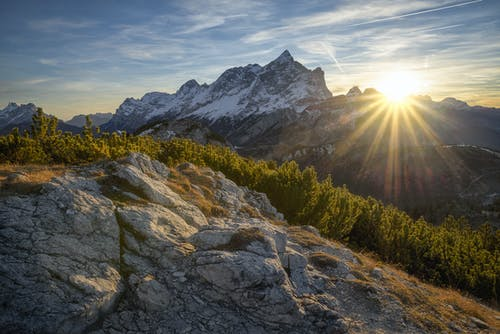
#> input picture notebook/d1.jpg, 500 x 334 px, given in place of 18.jpg, which was not available
$ jupyter execute Untitled1.ipynb   (shell and % lines are left out)
#> lines starting #> are read from the running program, lines starting #| are printed output that depends on the picture; after the words box and inside, x2 and y2 are one past the last pixel; in counts of white or black regions, pixels touching at a corner belong together; long printed decimals are rounded; pictures that were not available may be replaced by others from this repository, and a replacement may not be noted
[cell 1]

import numpy as np
from skimage import io
from skimage.color import rgb2lab, lab2rgb, rgb2hsv
from matplotlib import pyplot as plt

[cell 2]
img = io.imread("18.jpg")
#> img is the input picture: shape (334, 500, 3); mean R, G, B 98, 98.3, 92.2

[cell 3]
def transfer_color_with_metric(lab_t, mean_s, std_s):

    h, w = lab_t.shape[0], lab_t.shape[1]

    lab_t = lab_t.reshape(-1, 3)

    mean_t = np.mean(lab_t, axis=0)
    std_t = np.std(lab_t, axis=0)

    lab = (std_s/std_t)*(lab_t - mean_t) + mean_s

    return lab.reshape(h, w, 3)

[cell 4]
def transfer_color_profile(lab_s, lab_t):

    h, w = lab_t.shape[0], lab_t.shape[1]

    lab_s = lab_s[:600, :, :].reshape(-1, 3)

    mean_s = np.mean(lab_s, axis=0)
    std_s = np.std(lab_s, axis=0)

    #lab = (std_s/std_t)*(lab_t - mean_t) + mean_s

    mean_s = np.array([ 63.94263681,  -2.27450881, -28.46108085])
    std_s = np.clip(np.array([6.90647539e-10, 3.18451931e-11, 2.18690843e-10]), 7, None)

    return transfer_color_with_metric(lab_t, mean_s, std_s)

    """

    lab_s = lab_s.reshape(-1, 3)
    lab_t = lab_t.reshape(-1, 3)

    mean_s = np.mean(lab_s, axis=0)
    std_s = np.std(lab_s, axis=0)

    mean_t = np.mean(lab_t, axis=0)
    std_t = np.std(lab_t, axis=0)

    lab = (std_s/std_t)*(lab_t - mean_t) + mean_s

    return lab.reshape(h, w, 3)
    """

[cell 5]
target = io.imread("d2.jpg")
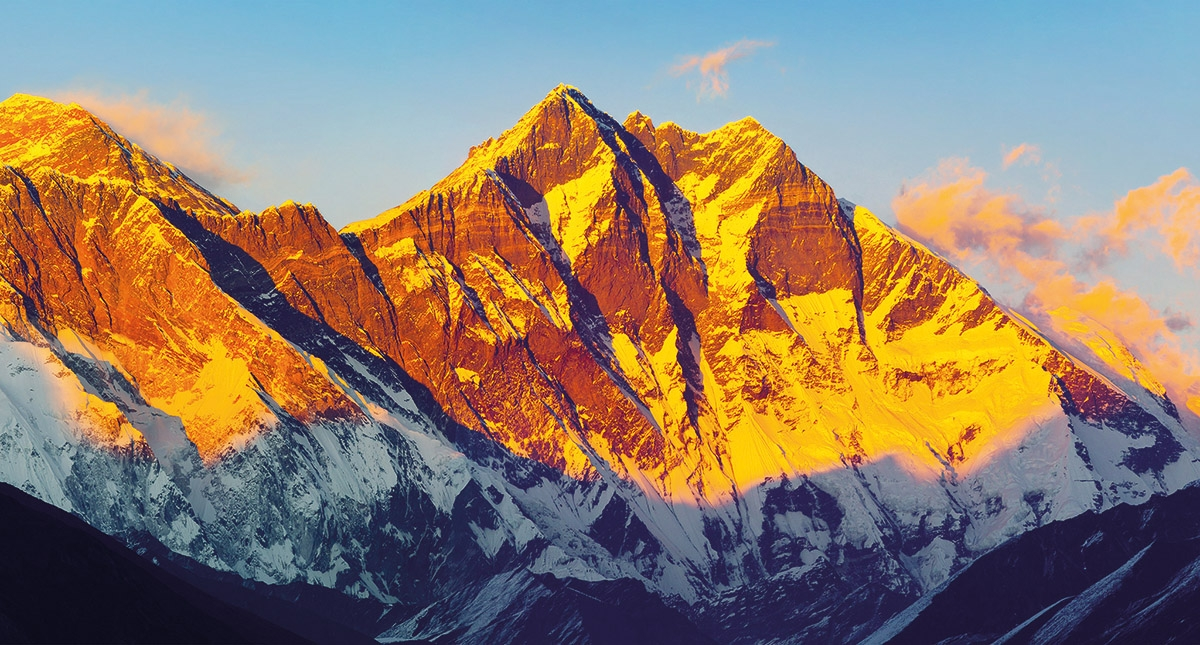
#> input picture notebook/d2.jpg, 1200 x 645 px
#> target is the input picture: shape (645, 1200, 3); mean R, G, B 142.4, 123.8, 106.5

target_lab = rgb2lab(target/255.)
#> target_lab: shape (645, 1200, 3) float64; mean of channels 0, 1, 2 53.4, 9.5, 10.2
lab = rgb2lab(img/255.)
#> lab: shape (334, 500, 3) float64; mean of channels 0, 1, 2 40.6, -0.2, 3.5

tx_lab = transfer_color_profile(lab, target_lab)
#> in transfer_color_profile, `mean_s = np.mean(lab_s, axis=0)`: mean_s = [40.62, -0.226, 3.54]
#> in transfer_color_profile, `std_s = np.std(lab_s, axis=0)`: std_s = [22.03, 2.7, 14.05]
#> in transfer_color_with_metric, `mean_t = np.mean(lab_t, axis=0)`: mean_t = [53.44, 9.47, 10.19]
#> in transfer_color_with_metric, `std_t = np.std(lab_t, axis=0)`: std_t = [24.95, 16.13, 35.99]

tx_rgb = lab2rgb(tx_lab)

[cell 6]
fig = plt.figure(figsize=(12, 4))
ax = fig.add_subplot(131)
bx = fig.add_subplot(132)
cx = fig.add_subplot(133)

ax.imshow(img, vmin=0, vmax=1)
bx.imshow(tx_rgb, vmin=0, vmax=1)
cx.imshow(target, vmin=0, vmax=1)

plt.show()

[cell 7]
import scipy.cluster.vq as scivq

[cell 8]
codes, dists = scivq.kmeans(lab.reshape(-1, 3), 2)
#> codes = [[66.52, -1.49, -1.49], [27.25, 0.427, 6.14]]; dists = 16.35

[cell 9]
print(codes)
#| [[66.517 -1.489 -1.494]
#|  [27.249  0.4269  6.135]]

[cell 10]
vecs, dists = scivq.vq(lab.reshape(-1, 3), codes)

[cell 11]
print(vecs.shape)
#| (167000,)
print(dists.shape)
#| (167000,)

[cell 12]
vecs = vecs.reshape(lab.shape[0], lab.shape[1])
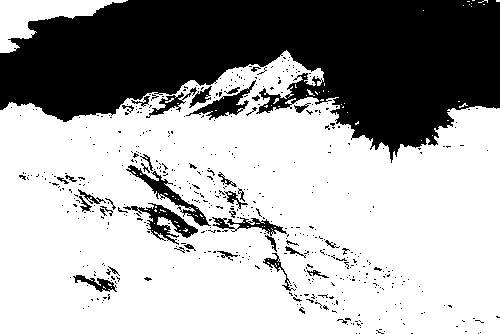
#> vecs: shape (334, 500) int32; values 0 (black) and 1 (white), 65.9% white; 524 black regions (484 under 20 px), largest, box (x1, y1, x2, y2) and area: (0, 0, 500, 163) 49969, (123, 203, 198, 245) 924, (126, 165, 211, 226) 878

[cell 13]
print(vecs.shape)
#| (334, 500)

[cell 14]
lab_new = np.zeros_like(lab)
lab_new = codes[vecs]

rgb_new = lab2rgb(lab_new)
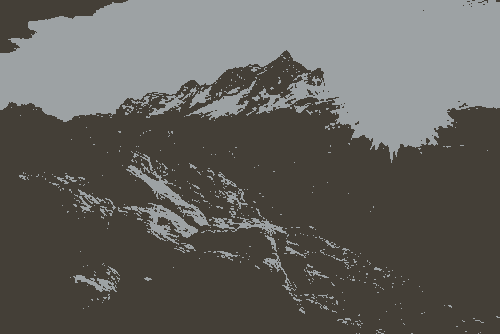
#> rgb_new: shape (334, 500, 3) float64; mean R, G, B 0.389, 0.382, 0.362

[cell 15]
codes[vecs].shape
#> Out = (334, 500, 3)

[cell 16]
fig = plt.figure(figsize=(12, 4))
ax = fig.add_subplot(131)
bx = fig.add_subplot(132)
cx = fig.add_subplot(133)

ax.imshow(img, vmin=0, vmax=1)
bx.imshow(rgb_new, vmin=0, vmax=1)
cx.imshow(target, vmin=0, vmax=1)

plt.show()

[cell 17]
first_swatch = np.argwhere(vecs == 0)
#> first_swatch = 56877 pairs, first value 0 to 333, second value 0 to 499
second_swatch = np.argwhere(vecs == 1)
#> second_swatch = 110123 pairs, first value 0 to 333, second value 0 to 499

[cell 18]
print(first_swatch.shape)
#| (56877, 2)
print(second_swatch.shape)
#| (110123, 2)

swatches = [first_swatch, second_swatch]

[cell 19]
swatch_means = []
swatch_stds = []
swatch_segments = []

for i in range(len(swatches)):

    current_values = []
    swatch_img = np.zeros((lab_new.shape[0], lab_new.shape[1], 3))

    for u, v in swatches[i]:
        current_values.append(lab_new[u, v, :])
        swatch_img[u, v, :] = lab_new[u, v, :]

    swatch_segments.append(swatch_img)

    current_values = np.vstack(current_values)
    swatch_means.append(np.mean(current_values, axis=0))
    swatch_stds.append(np.std(current_values, axis=0))
#> this loop made 2 passes
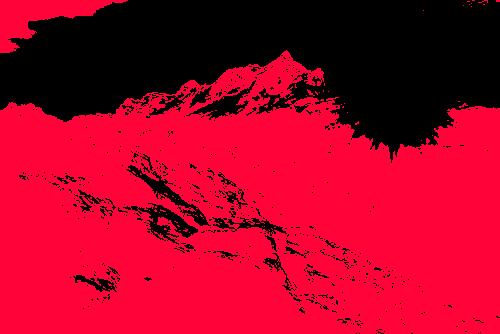
#> swatch_img: shape (334, 500, 3) float64; mean of channels 0, 1, 2 18, 0.3, 4; drawn with min black and max white
#> after the loop, swatch_means = [[66.52, -1.49, -1.49], [27.25, 0.427, 6.14]]; swatch_segments = 2 items; swatch_stds = [[8.95e-11, 6.78e-13, 9.55e-14], [7.58e-12, 6.47e-13, 3.24e-12]]

[cell 20]
mean_img1 = np.tile(swatch_means[0], 256*256).reshape(256, 256, 3)
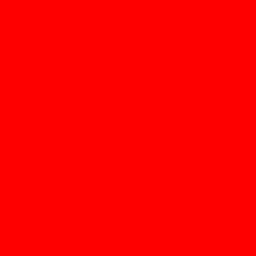
#> mean_img1: shape (256, 256, 3) float64; mean of channels 0, 1, 2 66.5, -1.5, -1.5; drawn with min black and max white
mean_img2 = np.tile(swatch_means[1], 256*256).reshape(256, 256, 3)
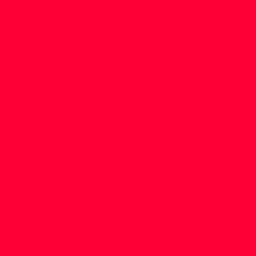
#> mean_img2: shape (256, 256, 3) float64; mean of channels 0, 1, 2 27.2, 0.4, 6.1; drawn with min black and max white

[cell 21]
print(swatch_img[0].shape)
#| (500, 3)

[cell 22]
fig = plt.figure(figsize=(12, 4))
ax = fig.add_subplot(131)
bx = fig.add_subplot(132)
cx = fig.add_subplot(133)

ax.imshow(img, vmin=0, vmax=1)
bx.imshow(lab2rgb(swatch_segments[0]), vmin=0, vmax=1)
cx.imshow(lab2rgb(swatch_segments[1]), vmin=0, vmax=1)

plt.show()

[cell 23]
lab_imgs = []
img_dists = []

h, w = target_lab.shape[0], target_lab.shape[1]
#> h = 645; w = 1200

lab_shifted_merged = np.zeros((h, w, 3))
#> lab_shifted_merged: shape (645, 1200, 3) float64; every value is 0

for i in range(len(swatches)):
    print(target_lab.reshape(-1, 3).shape)
    print((np.sqrt((target_lab.reshape(-1, 3) - swatch_means[i])**2)/swatch_stds[i]).shape)
    lab_img_dist = np.sqrt((target_lab.reshape(-1, 3) - swatch_means[i])**2) / swatch_stds[i]
    #lab_img_dist = (lab_img_dist - np.min(lab_img_dist, axis=0))/(np.max(lab_img_dist, axis=0)-np.min(lab_img_dist, axis=0))
    #lab_img_dist += 1e-3
    #lab_img_dist = np.clip(lab_img_dist, 1e-2, None)
    lab_img_dist = lab_img_dist.reshape(h, w, 3)
    img_dists.append(lab_img_dist)

    lab_shifted = transfer_color_with_metric(target_lab, swatch_means[i], np.clip(swatch_stds[i], 7, None))
    lab_imgs.append(lab_shifted)
    lab_shifted_merged += np.multiply((1./lab_img_dist),lab_shifted)
    print(np.min(lab_shifted_merged.reshape(-1, 3), axis=0))
    print(np.max(lab_shifted_merged.reshape(-1, 3), axis=0))
#> this loop made 2 passes
#> (h in transfer_color_with_metric, w in transfer_color_with_metric, mean_t in transfer_color_with_metric, std_t in transfer_color_with_metric) on passes 1 to 2: (645, 1200, [53.44, 9.47, 10.19], [24.95, 16.13, 35.99]), (645, 1200, [53.44, 9.47, 10.19], [24.95, 16.13, 35.99])
#| (774000, 3)
#| (774000, 3)
#| [ 7.24562937e-11 -5.54026490e-08 -5.79016331e-10]
#| [8.07364637e-06 2.18557662e-13 1.46527018e-14]
#| (774000, 3)
#| (774000, 3)
#| [ 7.63350638e-11 -5.54041120e-08 -5.77375433e-10]
#| [8.07365234e-06 4.57533059e-13 5.80043596e-08]
#> pass 1, `lab_img_dist = lab_img_dist.reshape(h, w, 3)`:
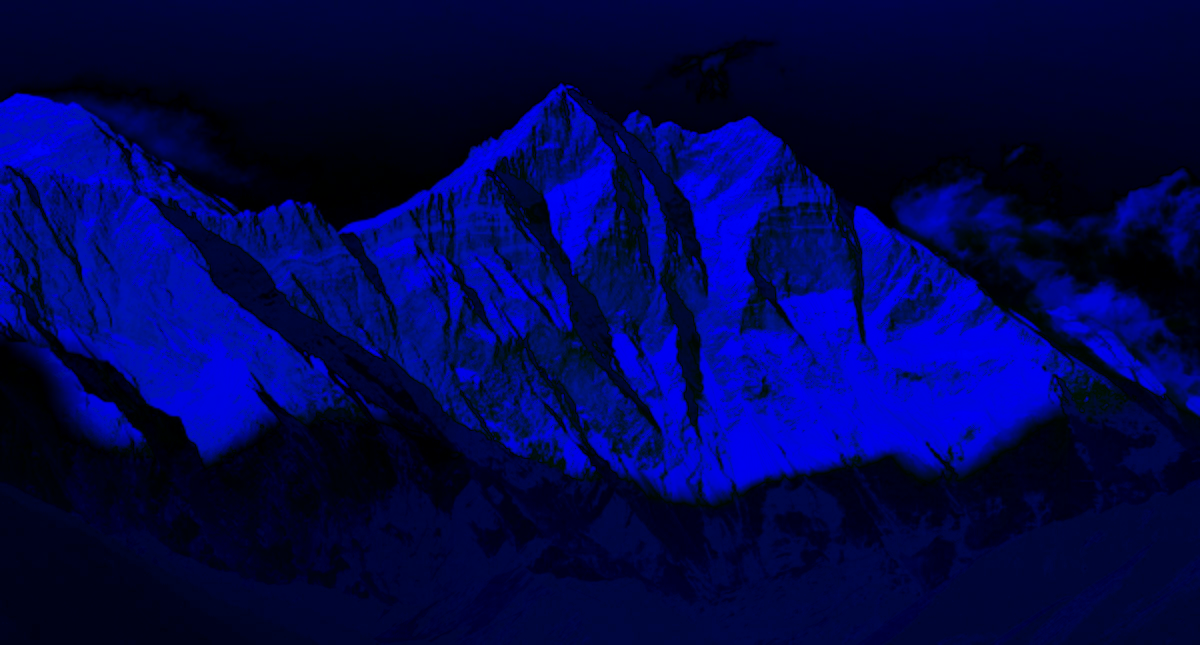
#> lab_img_dist: shape (645, 1200, 3) float64; mean of channels 0, 1, 2 2.44e+11, 2.16e+13, 3.03e+14; drawn with min black and max white
#> pass 2, `lab_img_dist = lab_img_dist.reshape(h, w, 3)`:
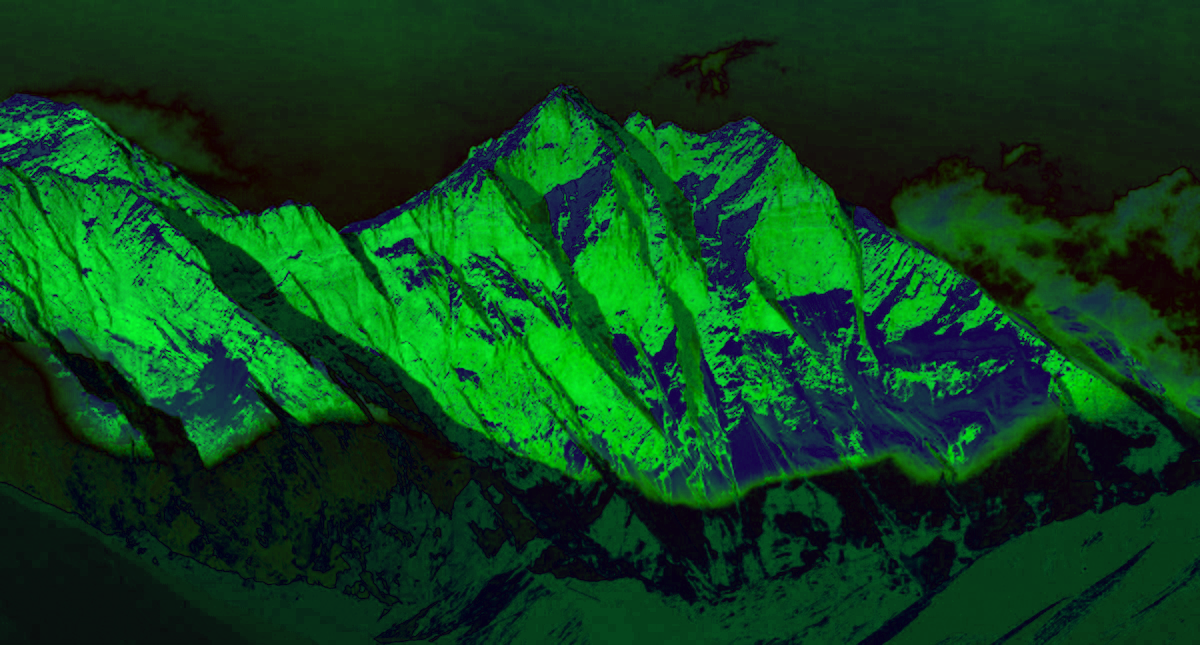
#> lab_img_dist: shape (645, 1200, 3) float64; mean of channels 0, 1, 2 4.18e+12, 2.17e+13, 9.43e+12; drawn with min black and max white
#> after the loop, img_dists = 2 items; lab_imgs = 2 items

lab_shifted_merged = lab_shifted_merged.reshape(-1, 3)
lab_shifted_merged = (lab_shifted_merged - np.min(lab_shifted_merged, axis=0))/(np.max(lab_shifted_merged, axis=0) - np.min(lab_shifted_merged, axis=0))
lab_shifted_merged = lab_shifted_merged.reshape(h, w, 3)

lab_shifted_merged[:, :, :1] *= 100
lab_shifted_merged[:, :, 1:] = lab_shifted_merged[:, :, 1:]*254.0 - 127.0
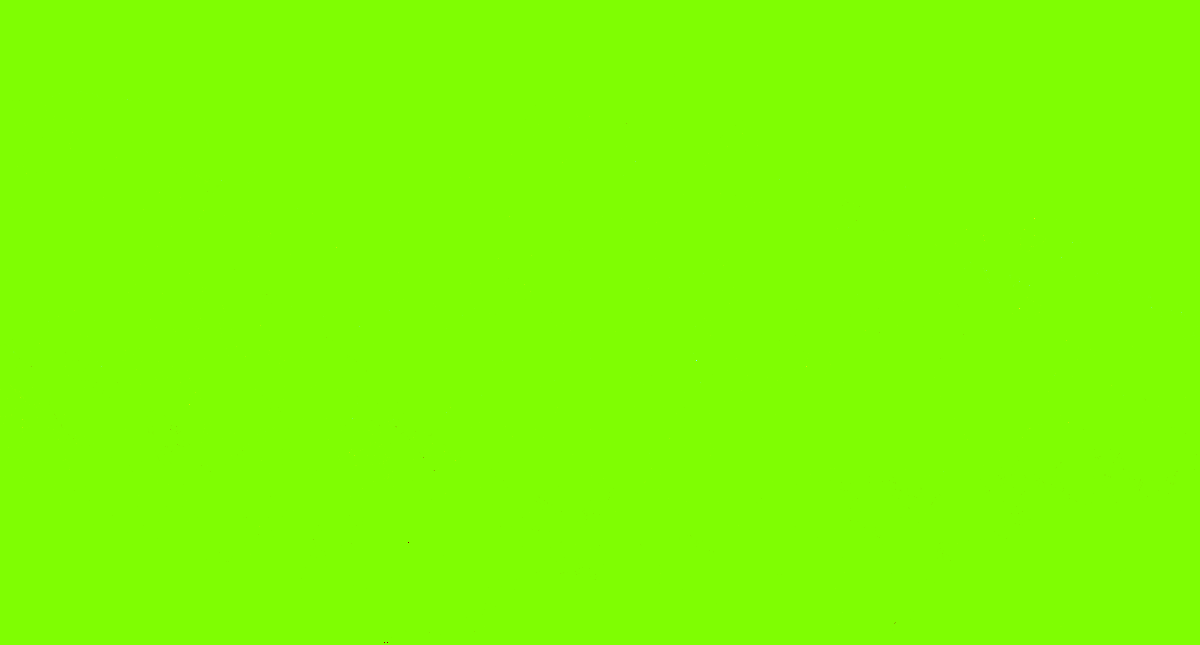
#> lab_shifted_merged: shape (645, 1200, 3) float64; mean of channels 0, 1, 2 0, 127, -124.5; drawn with min black and max white

print(np.min(target_lab.reshape(-1, 3), axis=0))
#| [  2.124 -15.346 -31.365]
print(np.max(target_lab.reshape(-1, 3), axis=0))
#| [94.686 54.547 90.363]
print(np.min(lab_shifted_merged.reshape(-1, 3), axis=0))
#| [   0. -127. -127.]
print(np.max(lab_shifted_merged.reshape(-1, 3), axis=0))
#| [100. 127. 127.]
#lab_new_s1 = np.linalg.norm(lab_new - swatch1_mean, axis=2) / swatch1_std

[cell 24]
fig = plt.figure(figsize=(12, 4))
ax = fig.add_subplot(131)
bx = fig.add_subplot(132)
cx = fig.add_subplot(133)

ax.imshow(img_dists[0].reshape(h, w, 3), vmin=0, vmax=1)
bx.imshow(lab2rgb(lab_imgs[1]), vmin=0, vmax=1)
cx.imshow(lab2rgb(lab_shifted_merged), vmin=0, vmax=1)

plt.show()
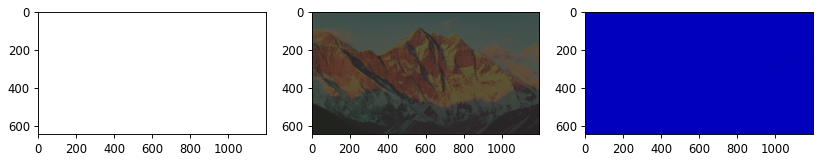
#> figure drawn by matplotlib, 3 panels
